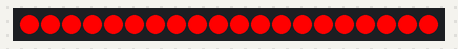
A sketch run on a simulated Arduino Uno, built with avr-gcc and run on an emulated ATmega328P. Parts: 20 RGB LEDs in strip order, left to right. Dim RGB values are drawn brighter than linear.

Above: at 0.01 s.
At 1.86 s:
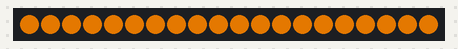
At 3.04 s:
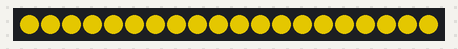
At 6.07 s:
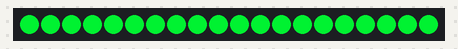
At 9.1 s:
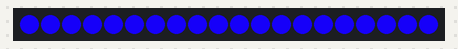
At 12.13 s:
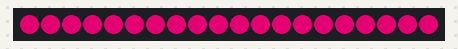

Measured:
- by itself, everything shown: repeats every 13.8 s, in 256 steps

The sketch:

RainbowCycleLEDs.ino
```cpp
#define LED_TYPE    WS2811
#define COLOR_ORDER GRB
#define NUM_LEDS    20

#define BRIGHTNESS         255
#define FRAMES_PER_SECOND  120

const int LED_PIN = 2;

#include <FastLED.h>

FASTLED_USING_NAMESPACE

uint8_t gHue = 0; // rotating "base color" used by many of the patterns
CRGB leds[NUM_LEDS];

void setup() {
  // tell FastLED about the LED strip configuration
  FastLED.addLeds<LED_TYPE,LED_PIN,COLOR_ORDER>(leds, NUM_LEDS).setCorrection(TypicalLEDStrip);
  //FastLED.addLeds<LED_TYPE,DATA_PIN,CLK_PIN,COLOR_ORDER>(leds, NUM_LEDS).setCorrection(TypicalLEDStrip);

  // set master brightness control
  FastLED.setBrightness(BRIGHTNESS);
}

void loop() {
  // Call the current pattern function once, updating the 'leds' array
  //Patterns[gCurrentPatternNumber]();
  fill_solid(leds, NUM_LEDS, CHSV(gHue, 255, 255));

  // send the 'leds' array out to the actual LED strip
  FastLED.show();
  // insert a delay to keep the framerate modest
  FastLED.delay(1000/FRAMES_PER_SECOND);

  // do some periodic updates
  EVERY_N_MILLISECONDS( 50 ) { gHue++; } // slowly cycle the "base color" through the rainbow
}
```
